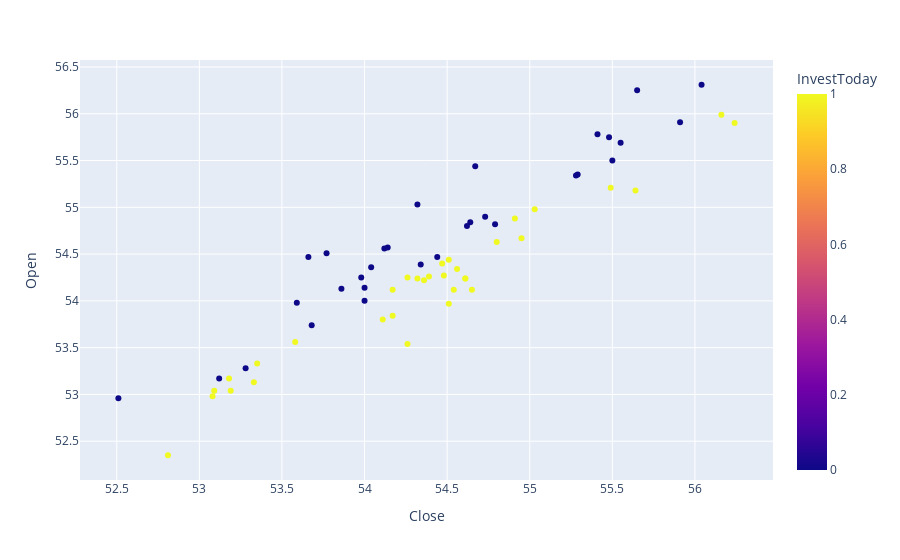

Source (notebook cell):
### Code cell
fig = px.scatter(CokeDataSetQtr2, x='Close', y='Open',color='InvestToday')
fig.show()

### Figure 1 — Plotly figure (JSON) as saved in the notebook; plotly's stock layout.template omitted (floating-point values rounded to 4 significant figures)
{"data": [{"hovertemplate": "Close=%{x}<br>Open=%{y}<br>InvestToday=%{marker.color}<extra></extra>", "legendgroup": "", "marker": {"color": [0, 1, 1, 0, 0, 1, 1, 1, 1, 1, 0, 0, 1, 1, 1, 0, 1, 0, 1, 0, 1, 0, 1, 0, 0, 1, 1, 1, 0, 0, 1, 0, 0, 0, 1, 1, 0, 1, 0, 1, 1, 0, 0, 0, 1, 1, 0, 0, 0, 0, 1, 0, 0, 0, 1, 0, 1, 1, 0, 1, 1, 1, 0, 1], "coloraxis": "coloraxis", "symbol": "circle"}, "mode": "markers", "name": "", "orientation": "v", "showlegend": false, "type": "scatter", "x": [52.51, 52.81, 53.19, 53.28, 53.12, 53.18, 53.35, 53.09, 53.08, 53.33, 53.68, 54.0, 54.17, 54.61, 54.61, 54.44, 54.47, 53.66, 53.58, 53.59, 54.26, 53.98, 54.48, 54.14, 54.0, 54.54, 54.51, 54.91, 54.32, 54.04, 54.51, 54.73, 54.64, 54.34, 54.17, 54.65, 54.62, 54.8, 54.79, 55.03, 55.49, 55.29, 55.28, 55.5, 55.64, 56.24, 56.04, 55.65, 55.48, 55.91, 56.16, 55.55, 55.41, 54.67, 54.95, 53.77, 54.36, 54.56, 54.12, 54.39, 54.32, 54.26, 53.86, 54.11], "xaxis": "x", "y": [52.96, 52.35, 53.04, 53.28, 53.17, 53.17, 53.33, 53.04, 52.98, 53.13, 53.74, 54.0, 53.84, 54.24, 54.24, 54.47, 54.4, 54.47, 53.56, 53.98, 53.54, 54.25, 54.27, 54.57, 54.14, 54.12, 54.44, 54.88, 55.03, 54.36, 53.97, 54.9, 54.84, 54.39, 54.12, 54.12, 54.8, 54.63, 54.82, 54.98, 55.21, 55.35, 55.34, 55.5, 55.18, 55.9, 56.31, 56.25, 55.75, 55.91, 55.99, 55.69, 55.78, 55.44, 54.67, 54.51, 54.22, 54.34, 54.56, 54.26, 54.24, 54.25, 54.13, 53.8], "yaxis": "y"}], "layout": {"coloraxis": {"colorbar": {"title": {"text": "InvestToday"}}, "colorscale": [[0.0, "#0d0887"], [0.1111, "#46039f"], [0.2222, "#7201a8"], [0.3333, "#9c179e"], [0.4444, "#bd3786"], [0.5556, "#d8576b"], [0.6667, "#ed7953"], [0.7778, "#fb9f3a"], [0.8889, "#fdca26"], [1.0, "#f0f921"]]}, "legend": {"tracegroupgap": 0}, "margin": {"t": 60}, "xaxis": {"anchor": "y", "domain": [0.0, 1.0], "title": {"text": "Close"}}, "yaxis": {"anchor": "x", "domain": [0.0, 1.0], "title": {"text": "Open"}}}}
